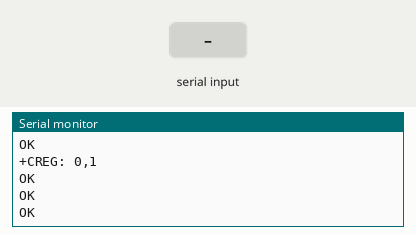
Simulated run of this sketch. Board: Arduino Uno, built with avr-gcc and run on an emulated ATmega328P. Parts: the last lines printed to the serial monitor. The test bench sets the inputs (shaded band). The modem accepts every AT command (registered, SIM ready, sends succeed) and sends nothing else.

Above: at 8.2 s.
8.3 s: "1" received over the second serial link
At 10.1 s:
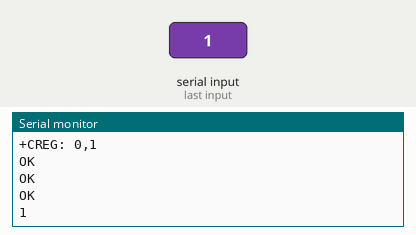
10.5 s: "0" received over the second serial link
At 11.6 s:
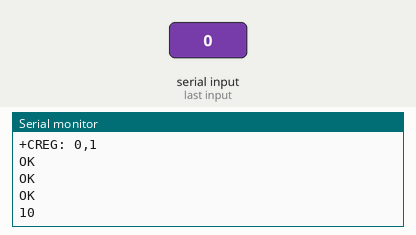

The sketch:

script_arduino.ino
```cpp
#include <SoftwareSerial.h>

//Create software serial object to communicate with SIM800L
SoftwareSerial mySerial(3, 2); //SIM800L Tx & Rx is connected to Arduino #3 & #2

void setup()
{
  //Begin serial communication with Arduino and Arduino IDE (Serial Monitor)
  Serial.begin(19200);

  //Begin serial communication with Arduino and SIM800L
  mySerial.begin(19200);

  Serial.println("Initializing...");
  delay(1000);
//
  mySerial.println("AT"); //Once the handshake test is successful, it will back to OK
  updateSerial();
  mySerial.println("AT+CSQ"); //Signal quality test, value range is 0-31 , 31 is the best
  updateSerial();
  mySerial.println("AT+CCID"); //Read SIM information to confirm whether the SIM is plugged
  updateSerial();
  mySerial.println("AT+CREG?"); //Check whether it has registered in the network
  updateSerial();
  mySerial.println("AT+CMGF=1");
  updateSerial();
  mySerial.println("AT+CNMI=1,2,0,0,0"); //ESTABA 1,2,0,0,0
  updateSerial();

//  send_sms("58","4123750113","otro texto de prueba");
}

void loop()
{
  updateSerial();
}


void updateSerial()
{
  delay(1000);
  while (Serial.available()) {
    mySerial.write(Serial.read());//Forward what Serial received to Software Serial Port
  }
  while(mySerial.available()) {
    Serial.write(mySerial.read());//Forward what Software Serial received to Serial Port
  }
}

void send_sms(String cod,String num, String text)
{
  mySerial.println("AT+CMGF=1");
  updateSerial();
  mySerial.println("AT+CMGS=\"+"+cod+num+"\"");
  updateSerial();
  mySerial.println(text);
  updateSerial();
  mySerial.write(26);
}
```

Measured:
- after the input at 8.3 s, the serial monitor: prints a new line after 0.74 s (image 1)
- after the input at 10.5 s, the serial monitor: prints a new line after 0.54 s (image 2)
